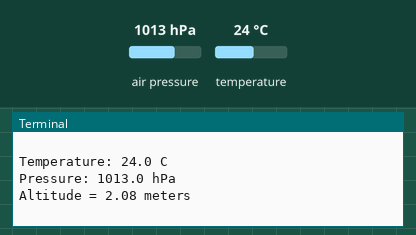
Bench run of a program on a simulated Raspberry Pi (BCM pin numbers). On the bench: the last lines printed to the terminal. Inputs (shaded band) come from the test bench; at power-on: air pressure 1013 hPa, temperature 24 °C.

Above: at 1.2 s.
1.3 s: air pressure set to 952 hPa
At 2.6 s:
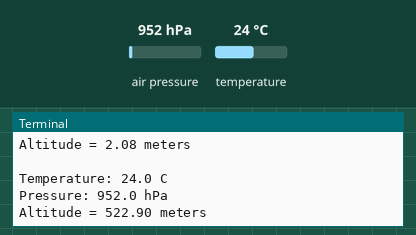
2.8 s: temperature set to 12 °C
At 4.2 s:
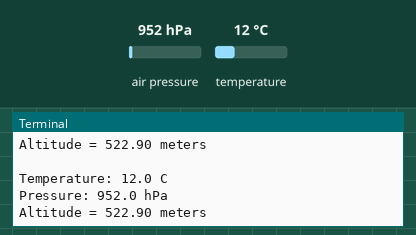
4.3 s: air pressure set to 975 hPa
At 6.6 s:
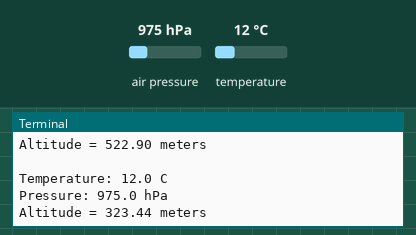
Timing chart, 0 to 8.1 s (numbered marks = the images above; inputs shaded):
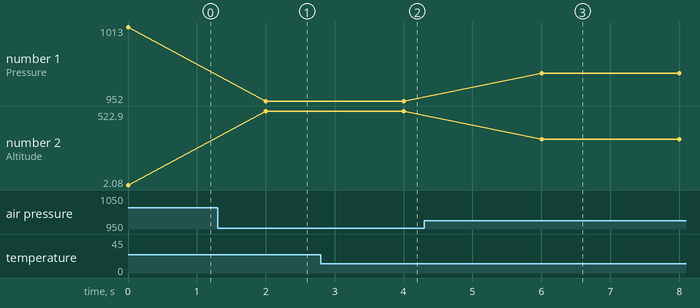

The program:

pressure.py
```python
import time
import board
import adafruit_bmp280


# Create sensor object, using the board's default I2C bus.
i2c = board.I2C()
sensor = adafruit_bmp280.Adafruit_BMP280_I2C(i2c, address=0x76)

# change this to match the location's pressure (hPa) at sea level
sensor.sea_level_pressure = 1013.25

while True:
    print("\nTemperature: %0.1f C" % sensor.temperature)
    print("Pressure: %0.1f hPa" % sensor.pressure)
    print("Altitude = %0.2f meters" % sensor.altitude)
    time.sleep(2)
```

Measured:
- after the input at 1.3 s, the terminal: prints a new line after 0.70 s (image 1)
- after the input at 2.8 s, the terminal: prints a new line after 1.2 s (image 2)
- after the input at 4.3 s, the terminal: prints a new line after 1.7 s (image 3)
- plotted number 1: 1013 → 952 after the input at 1.3 s, 952 → 975 after the input at 4.3 s
- plotted number 2: 2.08 → 522.9 after the input at 1.3 s, 522.9 → 323.44 after the input at 4.3 s
